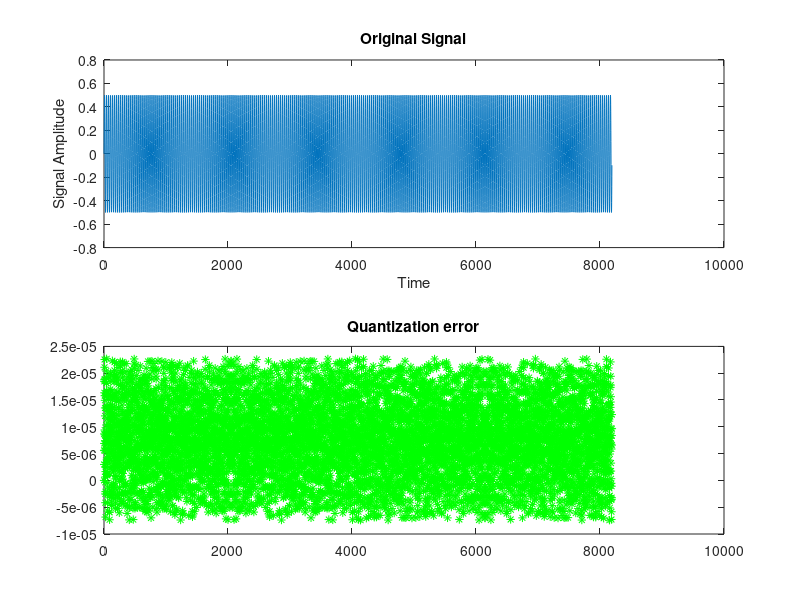
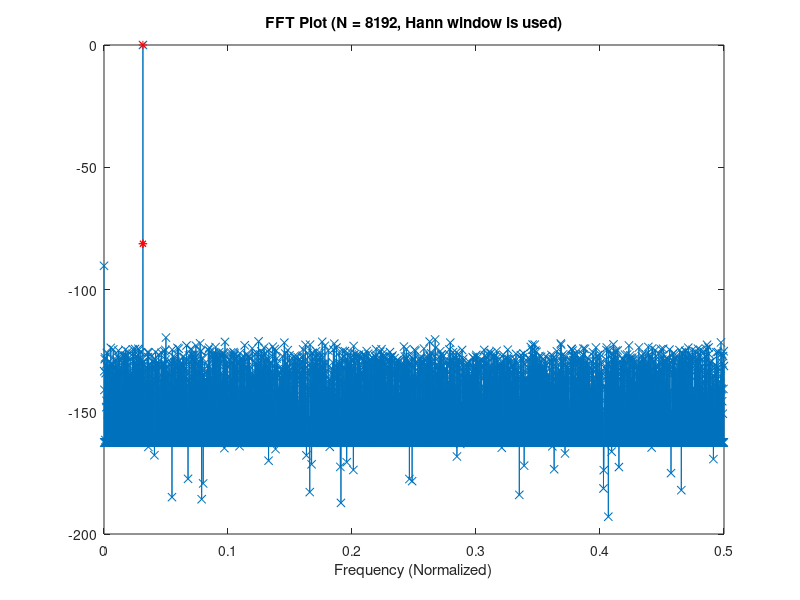

Source code (MATLAB) for these figures, in order:

close all; % closing all the open figures
clear all; % clearing all previous variables
%=
% Generate a simulation signal
%=
fin = 257;
fs = 8192;
N = 8192;
adc_resolution = 16; % Or Quantizer resolution

Nw = floor((fin*N)/fs);
amp = 0.5;
signal = amp*sin(2*pi*Nw/N*[0:N-1]);

figure(1);
subplot (2,1,1);
plot(signal);
title('Original Signal');
ylabel('Signal Amplitude');
xlabel('Time');

% Scalar quantization is implemented over here
no_quantiz_levels = power(2, adc_resolution);
quantize_signal = floor((no_quantiz_levels-1)*signal)/(no_quantiz_levels/2);%+no_quantiz_levels/2

subplot (2,1,2);
plot(signal-quantize_signal/2, 'g*');
title('Quantization error');

% FFT and SNR measurement
% Remember that hann window reduces the amplitude of the signal to half in
% frequency domain and that is why scaling is done by N/4 instead of N/2
window_type=ones(1,N); %hann(N)'; %Coherent sampling, no need for windowing
window_scaling_factor=sum(window_type);
fft_signal = fft(quantize_signal.*window_type,N)*(2/window_scaling_factor);
freq_scal = linspace (0, 0.5, N/2); % for normalized frequency
X=fft_signal.*conj(fft_signal);

figure(2);
plot(freq_scal, 10*log10(X(1:N/2)), '-x');
hold on
plot(freq_scal(Nw:Nw+2), 10*log10(abs(fft_signal(Nw:Nw+2))), 'r*');
title('FFT Plot (N = 8192, Hann window is used)');
xlabel('Frequency (Normalized)');

signal_value = (sum(fft_signal(Nw:Nw+2).*conj(fft_signal(Nw:Nw+2))));

noise_bins = [fft_signal(2:fin-1) fft_signal(fin+3:N/2)];
noise = (sum((abs(noise_bins)).^2)) / ((N/2)-3);
noise = 2*(sum(noise_bins.*conj(noise_bins)));
noise_formula = ((1/power(2,adc_resolution))^2)/12;

SNR = 10*log10(signal_value/noise)
SNR_byQuantizationFormula = 10*log10(signal_value/noise_formula)